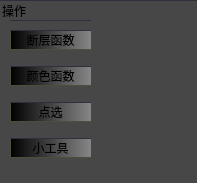
    <widget class="QGroupBox" name="groupBox">
     <property name="geometry">
      <rect>
       <x>9</x>
       <y>9</y>
       <width>197</width>
       <height>183</height>
      </rect>
     </property>
     <property name="styleSheet">
      <string notr="true">background-color: rgb(71, 71, 71);
border-top:1px solid  rgb(45, 49, 62);</string>
     </property>
     <property name="title">
      <string>操作</string>
     </property>
     <widget class="QWidget" name="layoutWidget">
      <property name="geometry">
       <rect>
        <x>10</x>
        <y>20</y>
        <width>81</width>
        <height>151</height>
       </rect>
      </property>
      <layout class="QVBoxLayout" name="verticalLayout">
       <item>
        <widget class="QPushButton" name="piecewiseWidget_BT">
         <property name="styleSheet">
          <string notr="true">background-color: qlineargradient(spread:pad, x1:0, y1:0, x2:1, y2:0, stop:0 rgba(0, 0, 0, 255), stop:1 rgba(134, 134, 134, 255));
border-left:1px solid  rgb(77, 77, 57);
border-bottom:1px solid  rgb(77, 77, 57);

</string>
         </property>
         <property name="text">
          <string>断层函数</string>
         </property>
        </widget>
       </item>
       <item>
        <widget class="QPushButton" name="colorWidget_BT">
         <property name="styleSheet">
          <string notr="true">background-color: qlineargradient(spread:pad, x1:0, y1:0, x2:1, y2:0, stop:0 rgba(0, 0, 0, 255), stop:1 rgba(134, 134, 134, 255));
border-left:1px solid  rgb(77, 77, 57);
border-bottom:1px solid  rgb(77, 77, 57);</string>
         </property>
         <property name="text">
          <string>颜色函数</string>
         </property>
        </widget>
       </item>
       <item>
        <widget class="QPushButton" name="picker_BT">
         <property name="styleSheet">
          <string notr="true">background-color: qlineargradient(spread:pad, x1:0, y1:0, x2:1, y2:0, stop:0 rgba(0, 0, 0, 255), stop:1 rgba(134, 134, 134, 255));
border-left:1px solid  rgb(77, 77, 57);
border-bottom:1px solid  rgb(77, 77, 57);</string>
         </property>
         <property name="text">
          <string>点选</string>
         </property>
        </widget>
       </item>
       <item>
        <widget class="QPushButton" name="volumeTool_BT">
         <property name="styleSheet">
          <string notr="true">background-color: qlineargradient(spread:pad, x1:0, y1:0, x2:1, y2:0, stop:0 rgba(0, 0, 0, 255), stop:1 rgba(134, 134, 134, 255));
border-left:1px solid  rgb(77, 77, 57);
border-bottom:1px solid  rgb(77, 77, 57);</string>
         </property>
         <property name="text">
          <string>小工具</string>
         </property>
        </widget>
       </item>
      </layout>
     </widget>
    </widget>
